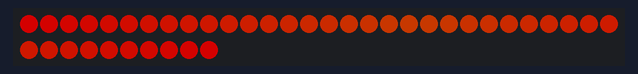
Bench run of a sketch on a simulated Arduino Uno, built with avr-gcc and run on an emulated ATmega328P. On the bench: 40 RGB LEDs in strip order, left to right, continuing on the next row. Dim RGB values are drawn brighter than linear.

Above: at 0.01 s.
At 4.74 s:
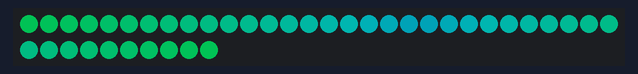
At 9.59 s:
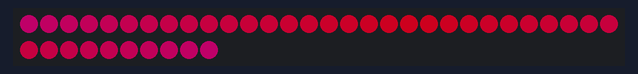
At 19.18 s:
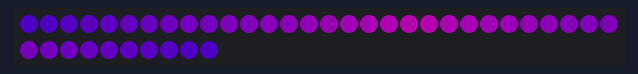
At 28.76 s:
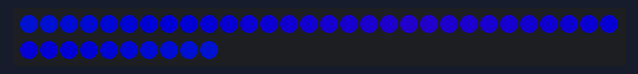
At 38.4 s:
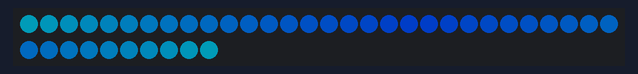

The sketch:

glowstick.ino
```cpp
// Board:  Adafruid Gemma 8MHz
// Programmer: USBTinyISP

#include <Adafruit_NeoPixel.h>
#ifdef __AVR__
  #include <avr/power.h>
#endif

#define PIN 1

Adafruit_NeoPixel strip = Adafruit_NeoPixel(40, PIN, NEO_GRB + NEO_KHZ800);

void setup() {
  strip.begin();
  strip.setBrightness(128);
  strip.show();
}

void loop() {
  rainbow(40);
}

void rainbow(uint8_t wait) {
  uint16_t i, j;

  for(j=0; j<256; j++) {
    for(i=0; i < (strip.numPixels() / 2); i++) {
      strip.setPixelColor(i, Wheel((i+j) & 255));
      strip.setPixelColor(strip.numPixels() - 1 - i, Wheel((i+j) & 255));
    }
    strip.show();
    delay(wait);
  }
}

// Input a value 0 to 255 to get a color value.
// The colours are a transition r - g - b - back to r.
uint32_t Wheel(byte WheelPos) {
  WheelPos = 255 - WheelPos;
  if(WheelPos < 85) {
    return strip.Color(255 - WheelPos * 3, 0, WheelPos * 3);
  }
  if(WheelPos < 170) {
    WheelPos -= 85;
    return strip.Color(0, WheelPos * 3, 255 - WheelPos * 3);
  }
  WheelPos -= 170;
  return strip.Color(WheelPos * 3, 255 - WheelPos * 3, 0);
}
```
